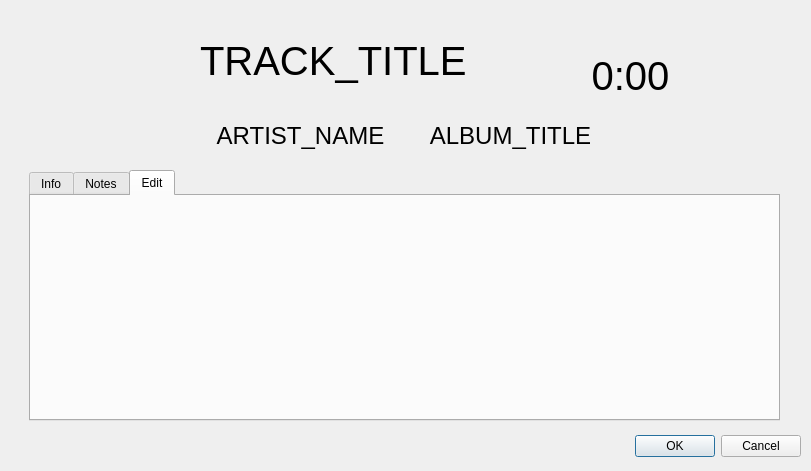
<?xml version="1.0" encoding="UTF-8"?>
<ui version="4.0">
 <class>TrackPopup</class>
 <widget class="QDialog" name="TrackPopup">
  <property name="geometry">
   <rect>
    <x>0</x>
    <y>0</y>
    <width>811</width>
    <height>471</height>
   </rect>
  </property>
  <property name="windowTitle">
   <string>Dialog</string>
  </property>
  <property name="toolTipDuration">
   <number>1</number>
  </property>
  <widget class="QDialogButtonBox" name="button_box">
   <property name="geometry">
    <rect>
     <x>460</x>
     <y>430</y>
     <width>341</width>
     <height>32</height>
    </rect>
   </property>
   <property name="orientation">
    <enum>Qt::Orientation::Horizontal</enum>
   </property>
   <property name="standardButtons">
    <set>QDialogButtonBox::StandardButton::Cancel|QDialogButtonBox::StandardButton::Ok</set>
   </property>
  </widget>
  <widget class="QLabel" name="cover_art">
   <property name="geometry">
    <rect>
     <x>30</x>
     <y>10</y>
     <width>161</width>
     <height>161</height>
    </rect>
   </property>
   <property name="text">
    <string/>
   </property>
   <property name="pixmap">
    <pixmap>Default_Images/default_track.jpg</pixmap>
   </property>
  </widget>
  <widget class="QLabel" name="title">
   <property name="geometry">
    <rect>
     <x>200</x>
     <y>10</y>
     <width>371</width>
     <height>101</height>
    </rect>
   </property>
   <property name="font">
    <font>
     <pointsize>30</pointsize>
    </font>
   </property>
   <property name="text">
    <string>TRACK_TITLE</string>
   </property>
   <property name="alignment">
    <set>Qt::AlignmentFlag::AlignLeading|Qt::AlignmentFlag::AlignLeft|Qt::AlignmentFlag::AlignVCenter</set>
   </property>
   <property name="wordWrap">
    <bool>true</bool>
   </property>
  </widget>
  <widget class="QLabel" name="duration">
   <property name="geometry">
    <rect>
     <x>590</x>
     <y>50</y>
     <width>81</width>
     <height>51</height>
    </rect>
   </property>
   <property name="font">
    <font>
     <pointsize>30</pointsize>
    </font>
   </property>
   <property name="text">
    <string>0:00</string>
   </property>
   <property name="alignment">
    <set>Qt::AlignmentFlag::AlignCenter</set>
   </property>
  </widget>
  <widget class="QLabel" name="artist_name">
   <property name="geometry">
    <rect>
     <x>210</x>
     <y>110</y>
     <width>181</width>
     <height>51</height>
    </rect>
   </property>
   <property name="font">
    <font>
     <pointsize>18</pointsize>
    </font>
   </property>
   <property name="text">
    <string>ARTIST_NAME</string>
   </property>
   <property name="alignment">
    <set>Qt::AlignmentFlag::AlignCenter</set>
   </property>
  </widget>
  <widget class="QLabel" name="album_title">
   <property name="geometry">
    <rect>
     <x>420</x>
     <y>110</y>
     <width>181</width>
     <height>51</height>
    </rect>
   </property>
   <property name="font">
    <font>
     <pointsize>18</pointsize>
    </font>
   </property>
   <property name="text">
    <string>ALBUM_TITLE</string>
   </property>
   <property name="alignment">
    <set>Qt::AlignmentFlag::AlignCenter</set>
   </property>
  </widget>
  <widget class="QTabWidget" name="edit_tab">
   <property name="geometry">
    <rect>
     <x>29</x>
     <y>170</y>
     <width>751</width>
     <height>251</height>
    </rect>
   </property>
   <property name="tabPosition">
    <enum>QTabWidget::TabPosition::North</enum>
   </property>
   <property name="tabShape">
    <enum>QTabWidget::TabShape::Rounded</enum>
   </property>
   <property name="currentIndex">
    <number>2</number>
   </property>
   <property name="tabsClosable">
    <bool>false</bool>
   </property>
   <property name="movable">
    <bool>true</bool>
   </property>
   <property name="tabBarAutoHide">
    <bool>true</bool>
   </property>
   <widget class="QWidget" name="info_tab">
    <attribute name="title">
     <string>Info</string>
    </attribute>
    <widget class="QWidget" name="horizontalLayoutWidget">
     <property name="geometry">
      <rect>
       <x>20</x>
       <y>1</y>
       <width>711</width>
       <height>71</height>
      </rect>
     </property>
     <layout class="QHBoxLayout" name="horizontalLayout">
      <item>
       <widget class="QLabel" name="album_image">
        <property name="maximumSize">
         <size>
          <width>50</width>
          <height>50</height>
         </size>
        </property>
        <property name="text">
         <string/>
        </property>
        <property name="pixmap">
         <pixmap>Default_Images/default_track.jpg</pixmap>
        </property>
       </widget>
      </item>
      <item>
       <widget class="QLabel" name="info_album_title">
        <property name="font">
         <font>
          <pointsize>14</pointsize>
         </font>
        </property>
        <property name="text">
         <string>album_title</string>
        </property>
        <property name="alignment">
         <set>Qt::AlignmentFlag::AlignCenter</set>
        </property>
       </widget>
      </item>
      <item>
       <widget class="QLabel" name="album_type">
        <property name="font">
         <font>
          <pointsize>14</pointsize>
         </font>
        </property>
        <property name="text">
         <string>album_type</string>
        </property>
        <property name="alignment">
         <set>Qt::AlignmentFlag::AlignCenter</set>
        </property>
       </widget>
      </item>
      <item>
       <widget class="QLabel" name="album_date">
        <property name="font">
         <font>
          <pointsize>14</pointsize>
         </font>
        </property>
        <property name="text">
         <string>album_date</string>
        </property>
        <property name="alignment">
         <set>Qt::AlignmentFlag::AlignCenter</set>
        </property>
       </widget>
      </item>
     </layout>
    </widget>
    <widget class="QWidget" name="horizontalLayoutWidget_2">
     <property name="geometry">
      <rect>
       <x>20</x>
       <y>70</y>
       <width>711</width>
       <height>71</height>
      </rect>
     </property>
     <layout class="QHBoxLayout" name="horizontalLayout_2">
      <item>
       <widget class="QLabel" name="artist_image">
        <property name="maximumSize">
         <size>
          <width>50</width>
          <height>50</height>
         </size>
        </property>
        <property name="text">
         <string/>
        </property>
        <property name="pixmap">
         <pixmap>Default_Images/default_track.jpg</pixmap>
        </property>
       </widget>
      </item>
      <item>
       <widget class="QLabel" name="info_artist_name">
        <property name="font">
         <font>
          <pointsize>14</pointsize>
         </font>
        </property>
        <property name="text">
         <string>artist_name</string>
        </property>
        <property name="alignment">
         <set>Qt::AlignmentFlag::AlignCenter</set>
        </property>
       </widget>
      </item>
      <item>
       <widget class="QLabel" name="artist_person_behind">
        <property name="font">
         <font>
          <pointsize>14</pointsize>
         </font>
        </property>
        <property name="text">
         <string>artist_person_behind</string>
        </property>
        <property name="alignment">
         <set>Qt::AlignmentFlag::AlignCenter</set>
        </property>
       </widget>
      </item>
     </layout>
    </widget>
    <widget class="QWidget" name="horizontalLayoutWidget_3">
     <property name="geometry">
      <rect>
       <x>19</x>
       <y>139</y>
       <width>711</width>
       <height>71</height>
      </rect>
     </property>
     <layout class="QHBoxLayout" name="horizontalLayout_3">
      <item>
       <widget class="QLabel" name="date_2">
        <property name="font">
         <font>
          <pointsize>14</pointsize>
         </font>
        </property>
        <property name="text">
         <string>date</string>
        </property>
       </widget>
      </item>
      <item>
       <widget class="QLabel" name="duration_smaller">
        <property name="font">
         <font>
          <pointsize>14</pointsize>
         </font>
        </property>
        <property name="text">
         <string>duration_smaller</string>
        </property>
       </widget>
      </item>
      <item>
       <widget class="QLabel" name="category">
        <property name="font">
         <font>
          <pointsize>14</pointsize>
         </font>
        </property>
        <property name="text">
         <string>category</string>
        </property>
       </widget>
      </item>
      <item>
       <widget class="QLabel" name="description">
        <property name="font">
         <font>
          <pointsize>14</pointsize>
         </font>
        </property>
        <property name="text">
         <string>description</string>
        </property>
       </widget>
      </item>
     </layout>
    </widget>
   </widget>
   <widget class="QWidget" name="notes_tab">
    <attribute name="title">
     <string>Notes</string>
    </attribute>
   </widget>
   <widget class="QWidget" name="edit_tab">
    <attribute name="title">
     <string>Edit</string>
    </attribute>
   </widget>
  </widget>
 </widget>
 <resources/>
 <connections>
  <connection>
   <sender>button_box</sender>
   <signal>accepted()</signal>
   <receiver>TrackPopup</receiver>
   <slot>accept()</slot>
   <hints>
    <hint type="sourcelabel">
     <x>248</x>
     <y>254</y>
    </hint>
    <hint type="destinationlabel">
     <x>157</x>
     <y>274</y>
    </hint>
   </hints>
  </connection>
  <connection>
   <sender>button_box</sender>
   <signal>rejected()</signal>
   <receiver>TrackPopup</receiver>
   <slot>reject()</slot>
   <hints>
    <hint type="sourcelabel">
     <x>316</x>
     <y>260</y>
    </hint>
    <hint type="destinationlabel">
     <x>286</x>
     <y>274</y>
    </hint>
   </hints>
  </connection>
 </connections>
</ui>
